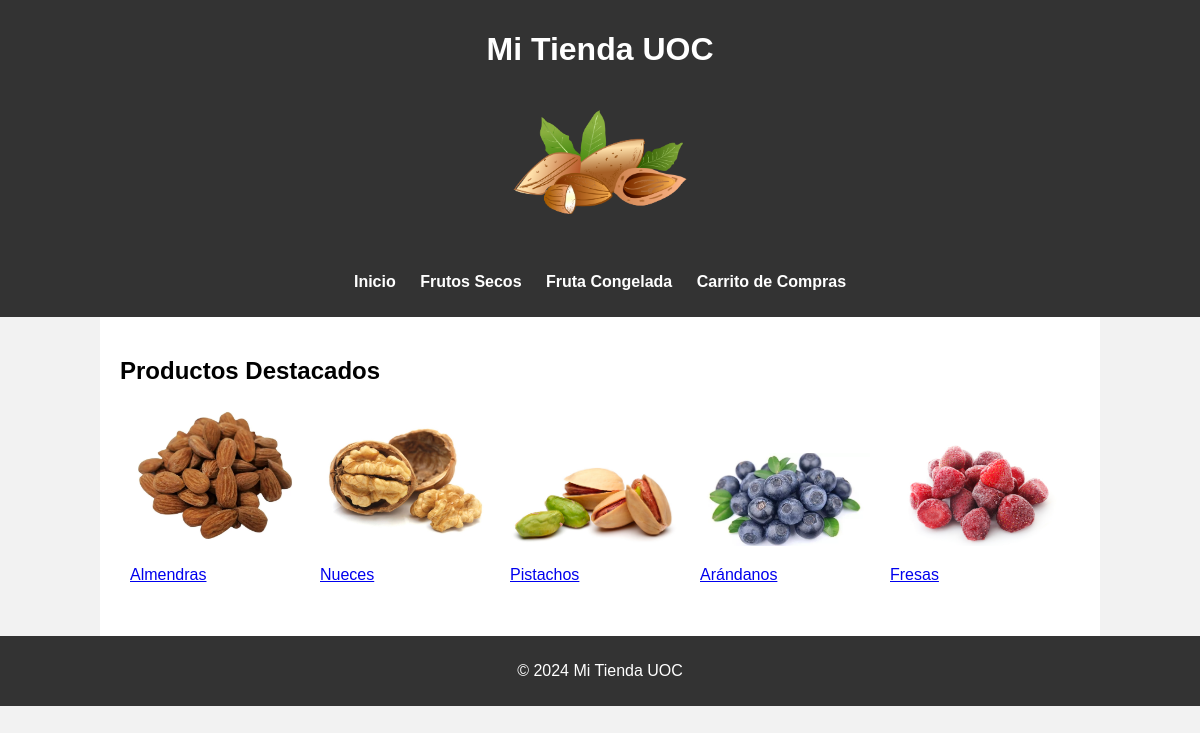
Page /MiTiendaEnLinea/index.php on the committed database.
### tables this page shows
CREATE TABLE `productos` (
  `id` int(11) NOT NULL,
  `nombre` varchar(255) NOT NULL,
  `descripcion` text DEFAULT NULL,
  `precio` decimal(10,2) NOT NULL,
  `stock` int(11) NOT NULL,
  `imagen` varchar(255) DEFAULT NULL,
  `categoria_id` int(11) DEFAULT NULL
);

### MiTiendaEnLinea/index.php (the view, shortened to what this page needs)
<!DOCTYPE html>
<html>
<head>
    <link rel="stylesheet" type="text/css" href="css/styles.css">
</head>
<body>
    <header>
        <h1>Mi Tienda UOC</h1>
        <img src="images/logo.png" alt="Logo de la Tienda" style="width: 200px;">
        <nav>
            <ul>
                <li><a href="index.php">Inicio</a></li>
                <li><a href="category.php?category=1">Frutos Secos</a></li>
                <li><a href="category.php?category=2">Fruta Congelada</a></li>
                <li><a href="cart.php">Carrito de Compras</a></li>
            </ul>
        </nav>
    </header>
    <main>
        <section class="featured-products">
            <h2>Productos Destacados</h2>
            <ul>
                <?php
                include "includes/database.php";
                $query = "SELECT id, nombre, imagen FROM productos LIMIT 5";
                $result = mysqli_query($conexion, $query);
                if (mysqli_num_rows($result) > 0) {
                    while ($row = mysqli_fetch_assoc($result)) {
                        echo "<li>";
                        echo "<a href='product.php?product_id=" . $row['id'] . "'>";
                        echo "<img src='" . $row['imagen'] . "' alt='" . $row['nombre'] . "' style='max-width: 170px;'>";
                        echo "<p>" . $row['nombre'] . "</p>";
                        echo "</a>";
                        echo "</li>";
                    }
                } else {
                    echo "<p>No se encontraron productos destacados.</p>";
                }
                ?>
            </ul>
        </section>
    </main>
    <footer>
        <p>&copy; <?php echo date("Y"); ?> Mi Tienda UOC</p>
    </footer>
</body>
</html>

### MiTiendaEnLinea/css/styles.css (style rules this page uses)
body { font-family: Arial, sans-serif; margin: 0; padding: 0; background-color: #f2f2f2; }
header { background-color: #333; color: #fff; text-align: center; padding: 10px 0; }
nav ul { list-style: none; padding: 0; }
nav ul li { display: inline; margin: 0 10px; }
nav ul li a { text-decoration: none; color: #fff; font-weight: bold; }
main { width: 80%; margin: 0 auto; background-color: #fff; padding: 20px; }
footer { background-color: #333; color: #fff; text-align: center; padding: 10px 0; }
.featured-products ul { list-style: none; padding: 0; }
.featured-products li { display: inline-block; margin: 0 10px; }

### rows in the picture
productos: imagen (picture), nombre "Almendras"
productos: imagen (picture), nombre "Nueces"
productos: shows a picture, nombre "Pistachos"
productos: imagen (picture), nombre "Arándanos"
productos: imagen (picture), nombre "Fresas"
